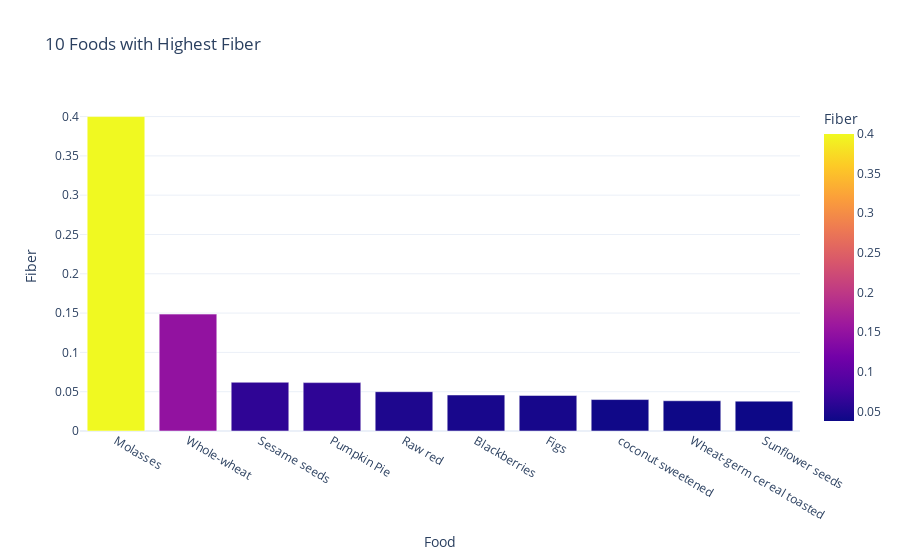

Notebook code cell kept with this figure:
### Markdown cell above
Now to look for common desires in food. First, let us look at the foods that have the higest fibre content, using a bar chart:

### Code cell
fiber = nutrition.sort_values(by='Fiber', ascending= False)
top_10_fiber = fiber.head(10)
fig = px.bar(top_10_fiber, x='Food', y='Fiber', color='Fiber', title=' 10 Foods with Highest Fiber', template = 'plotly_white')
fig.show()

### Figure 1 — Plotly figure (JSON) as saved in the notebook; plotly's stock layout.template omitted (floating-point values rounded to 4 significant figures)
{"data": [{"alignmentgroup": "True", "hovertemplate": "Food=%{x}<br>Fiber=%{marker.color}<extra></extra>", "legendgroup": "", "marker": {"color": [0.4, 0.1487, 0.062, 0.06154, 0.05, 0.04583, 0.04524, 0.04, 0.03846, 0.038], "coloraxis": "coloraxis", "pattern": {"shape": ""}}, "name": "", "offsetgroup": "", "orientation": "v", "showlegend": false, "textposition": "auto", "type": "bar", "x": ["Molasses", "Whole-wheat", "Sesame seeds", "Pumpkin Pie", "Raw red", "Blackberries", "Figs", "coconut sweetened", "Wheat-germ cereal toasted", "Sunflower seeds"], "xaxis": "x", "y": [0.4, 0.1487, 0.062, 0.06154, 0.05, 0.04583, 0.04524, 0.04, 0.03846, 0.038], "yaxis": "y"}], "layout": {"autosize": true, "barmode": "relative", "coloraxis": {"colorbar": {"title": {"text": "Fiber"}}, "colorscale": [[0, "#0d0887"], [0.1111, "#46039f"], [0.2222, "#7201a8"], [0.3333, "#9c179e"], [0.4444, "#bd3786"], [0.5556, "#d8576b"], [0.6667, "#ed7953"], [0.7778, "#fb9f3a"], [0.8889, "#fdca26"], [1, "#f0f921"]]}, "legend": {"tracegroupgap": 0}, "title": {"text": " 10 Foods with Highest Fiber"}, "xaxis": {"anchor": "y", "autorange": true, "domain": [0, 1], "range": [-0.5, 9.5], "title": {"text": "Food"}, "type": "category"}, "yaxis": {"anchor": "x", "autorange": true, "domain": [0, 1], "range": [0, 0.4211], "title": {"text": "Fiber"}, "type": "linear"}}}
